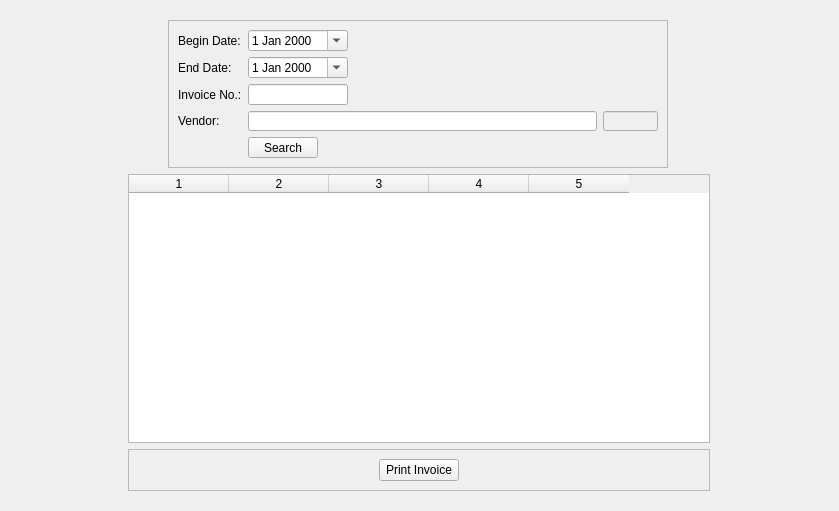
<?xml version="1.0" encoding="UTF-8"?>
<ui version="4.0">
 <class>PurchaseReturnList</class>
 <widget class="QWidget" name="PurchaseReturnList">
  <property name="geometry">
   <rect>
    <x>0</x>
    <y>0</y>
    <width>839</width>
    <height>511</height>
   </rect>
  </property>
  <property name="windowTitle">
   <string>Form</string>
  </property>
  <layout class="QGridLayout" name="gridLayout">
   <item row="0" column="0">
    <widget class="QFrame" name="frame">
     <property name="maximumSize">
      <size>
       <width>600</width>
       <height>16777215</height>
      </size>
     </property>
     <property name="frameShape">
      <enum>QFrame::NoFrame</enum>
     </property>
     <property name="frameShadow">
      <enum>QFrame::Raised</enum>
     </property>
     <layout class="QVBoxLayout" name="verticalLayout">
      <item>
       <widget class="QFrame" name="frame_4">
        <property name="maximumSize">
         <size>
          <width>16777215</width>
          <height>150</height>
         </size>
        </property>
        <property name="frameShape">
         <enum>QFrame::NoFrame</enum>
        </property>
        <property name="frameShadow">
         <enum>QFrame::Raised</enum>
        </property>
        <layout class="QHBoxLayout" name="horizontalLayout_3">
         <property name="leftMargin">
          <number>0</number>
         </property>
         <property name="topMargin">
          <number>0</number>
         </property>
         <property name="rightMargin">
          <number>0</number>
         </property>
         <property name="bottomMargin">
          <number>0</number>
         </property>
         <item>
          <spacer name="horizontalSpacer_3">
           <property name="orientation">
            <enum>Qt::Horizontal</enum>
           </property>
           <property name="sizeType">
            <enum>QSizePolicy::Expanding</enum>
           </property>
           <property name="sizeHint" stdset="0">
            <size>
             <width>22</width>
             <height>17</height>
            </size>
           </property>
          </spacer>
         </item>
         <item>
          <widget class="QFrame" name="frame_3">
           <property name="minimumSize">
            <size>
             <width>500</width>
             <height>0</height>
            </size>
           </property>
           <property name="maximumSize">
            <size>
             <width>500</width>
             <height>148</height>
            </size>
           </property>
           <property name="frameShape">
            <enum>QFrame::StyledPanel</enum>
           </property>
           <property name="frameShadow">
            <enum>QFrame::Raised</enum>
           </property>
           <layout class="QFormLayout" name="formLayout">
            <property name="formAlignment">
             <set>Qt::AlignLeading|Qt::AlignLeft|Qt::AlignTop</set>
            </property>
            <item row="0" column="0">
             <widget class="QLabel" name="label">
              <property name="text">
               <string>Begin Date:</string>
              </property>
             </widget>
            </item>
            <item row="0" column="1">
             <widget class="QDateEdit" name="begindate">
              <property name="maximumSize">
               <size>
                <width>100</width>
                <height>16777215</height>
               </size>
              </property>
              <property name="calendarPopup">
               <bool>true</bool>
              </property>
             </widget>
            </item>
            <item row="1" column="0">
             <widget class="QLabel" name="label_2">
              <property name="text">
               <string>End Date:</string>
              </property>
             </widget>
            </item>
            <item row="1" column="1">
             <widget class="QDateEdit" name="enddate">
              <property name="maximumSize">
               <size>
                <width>100</width>
                <height>16777215</height>
               </size>
              </property>
              <property name="calendarPopup">
               <bool>true</bool>
              </property>
             </widget>
            </item>
            <item row="2" column="0">
             <widget class="QLabel" name="label_3">
              <property name="text">
               <string>Invoice No.:</string>
              </property>
             </widget>
            </item>
            <item row="2" column="1">
             <widget class="QLineEdit" name="invoiceNo">
              <property name="maximumSize">
               <size>
                <width>100</width>
                <height>16777215</height>
               </size>
              </property>
             </widget>
            </item>
            <item row="3" column="0">
             <widget class="QLabel" name="label_4">
              <property name="text">
               <string>Vendor:</string>
              </property>
             </widget>
            </item>
            <item row="3" column="1">
             <layout class="QHBoxLayout" name="horizontalLayout">
              <item>
               <widget class="QLineEdit" name="vendorname"/>
              </item>
              <item>
               <widget class="QLineEdit" name="vendorid">
                <property name="enabled">
                 <bool>false</bool>
                </property>
                <property name="maximumSize">
                 <size>
                  <width>55</width>
                  <height>16777215</height>
                 </size>
                </property>
               </widget>
              </item>
             </layout>
            </item>
            <item row="4" column="1">
             <widget class="QPushButton" name="btn_search">
              <property name="maximumSize">
               <size>
                <width>70</width>
                <height>16777215</height>
               </size>
              </property>
              <property name="text">
               <string>Search</string>
              </property>
             </widget>
            </item>
           </layout>
          </widget>
         </item>
         <item>
          <spacer name="horizontalSpacer_4">
           <property name="orientation">
            <enum>Qt::Horizontal</enum>
           </property>
           <property name="sizeType">
            <enum>QSizePolicy::Expanding</enum>
           </property>
           <property name="sizeHint" stdset="0">
            <size>
             <width>42</width>
             <height>17</height>
            </size>
           </property>
          </spacer>
         </item>
        </layout>
       </widget>
      </item>
      <item>
       <widget class="QTableWidget" name="tableWidgetList">
        <property name="editTriggers">
         <set>QAbstractItemView::NoEditTriggers</set>
        </property>
        <property name="alternatingRowColors">
         <bool>true</bool>
        </property>
        <property name="selectionMode">
         <enum>QAbstractItemView::SingleSelection</enum>
        </property>
        <property name="selectionBehavior">
         <enum>QAbstractItemView::SelectRows</enum>
        </property>
        <property name="columnCount">
         <number>5</number>
        </property>
        <column/>
        <column/>
        <column/>
        <column/>
        <column/>
       </widget>
      </item>
      <item>
       <widget class="QFrame" name="frame_2">
        <property name="frameShape">
         <enum>QFrame::StyledPanel</enum>
        </property>
        <property name="frameShadow">
         <enum>QFrame::Raised</enum>
        </property>
        <layout class="QHBoxLayout" name="horizontalLayout_2">
         <item>
          <spacer name="horizontalSpacer">
           <property name="orientation">
            <enum>Qt::Horizontal</enum>
           </property>
           <property name="sizeHint" stdset="0">
            <size>
             <width>325</width>
             <height>20</height>
            </size>
           </property>
          </spacer>
         </item>
         <item>
          <widget class="QPushButton" name="btn_printInvoice">
           <property name="text">
            <string>Print Invoice</string>
           </property>
          </widget>
         </item>
         <item>
          <spacer name="horizontalSpacer_2">
           <property name="orientation">
            <enum>Qt::Horizontal</enum>
           </property>
           <property name="sizeHint" stdset="0">
            <size>
             <width>325</width>
             <height>20</height>
            </size>
           </property>
          </spacer>
         </item>
        </layout>
       </widget>
      </item>
     </layout>
    </widget>
   </item>
  </layout>
 </widget>
 <resources/>
 <connections/>
</ui>
